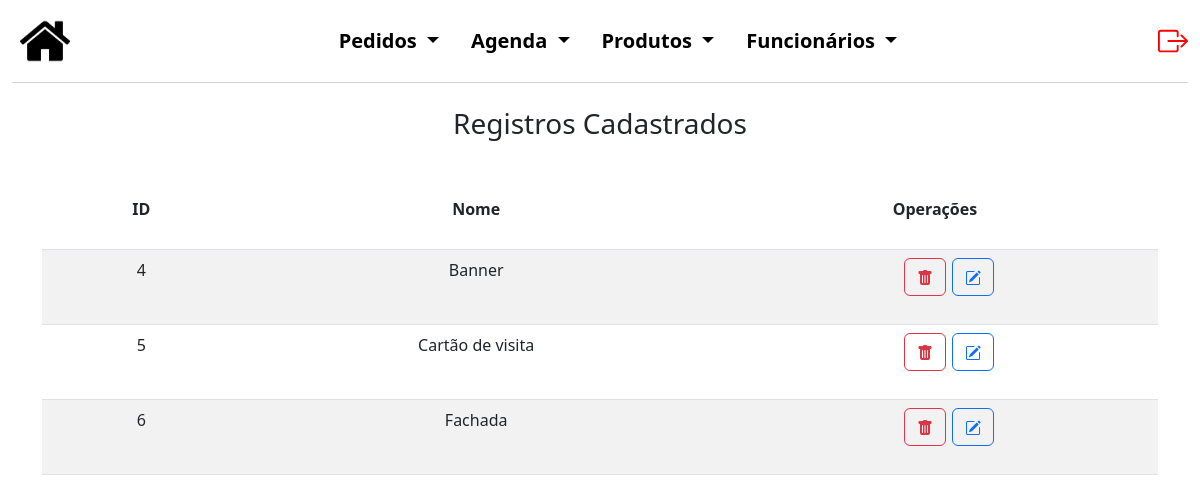
/produto/categoria.php (signed in), run on the app's committed database.
### tables this page shows
CREATE TABLE `categoria` (
  `codCat` int(5) NOT NULL,
  `nome` varchar(50) NOT NULL
);

### produto/categoria.php (the view, shortened to what this page needs)
<?php
$conexao = novaConexao();
$registros = [];
$erro = false;
try {
    $sql = "SELECT * FROM categoria";
    $stmt = $conexao->prepare($sql);
    $stmt->execute();
    $registros = $stmt->fetchAll(PDO::FETCH_ASSOC);
} catch (PDOException $e) {
    $erro = true;
    echo "Erro: " . $e->getMessage();
}
?>
<!DOCTYPE html>
<html lang="pt-BR">
<head>
    <link href="https://cdn.jsdelivr.net/npm/bootstrap@5.3.0/dist/css/bootstrap.min.css" rel="stylesheet">
    <link rel="stylesheet" href="../style.css">
</head>
<body>
    <div class="container-fluid cabecalho">
        <nav class="navbar navbar-light navbar-expand-md" style="background-color: #FFFF;">
            <a class="nav justify-content-start m-2" href="../admInicial.php">
                <img src="../img/back.png">
            </a>
            <div class="collapse navbar-collapse justify-content-center" id="navegacao">
                <ul class="nav nav-pills justify-content-center listas">
                    <li class="nav-item dropdown">
                        <a class="nav-link dropdown-toggle cor_fonte" href="#" id="navbarDropdownMenuLink"
                            data-bs-toggle="dropdown" aria-haspopup="true" aria-expanded="false">
                            Pedidos
                        </a>
                    </li>
                    <li class="nav-item dropdown">
                        <a class="nav-link dropdown-toggle cor_fonte" href="#" id="navbarDropdownMenuLink"
                            data-bs-toggle="dropdown" aria-haspopup="true" aria-expanded="false">
                            Agenda
                        </a>
                    </li>
                    <li class="nav-item dropdown">
                        <a class="nav-link dropdown-toggle cor_fonte" href="#" id="navbarDropdownMenuLink"
                            data-bs-toggle="dropdown" aria-haspopup="true" aria-expanded="false">
                            Produtos
                        </a>
                    </li>
                    <li class="nav-item dropdown">
                        <a class="nav-link dropdown-toggle cor_fonte" href="#" id="navbarDropdownMenuLink"
                            data-bs-toggle="dropdown" aria-haspopup="true" aria-expanded="false">
                            Funcionários
                        </a>
                    </li>
                </ul>
            </div>
            <a href="../logout.php" class="nav-link justify-content-end" style="color: red;">
            </a>
        </nav>
    </div>
    <h3 class="text-center mb-5">Registros Cadastrados</h3>
    <?php if ($erro): ?>
        <div class="alert alert-danger" role="alert">
            Não foi possível carregar os dados.
        </div>
    <?php else: ?>
        <div class="container consContainer">
            <table class="table table-striped">
                <thead>
                    <tr>
                        <th>
                            <div class="row justify-content-center text-center titleCons">
                                ID
                            </div>
                        </th>
                        <th>
                            <div class="row justify-content-center text-center titleCons">
                                Nome
                            </div>
                        </th>
                        <th>
                            <div class="row justify-content-center text-center titleCons">
                                Operações
                            </div>
                        </th>
                    </tr>
                </thead>
                <tbody>
                    <?php foreach ($registros as $registro): ?>
                        <tr>
                            <td>
                                <div class="row justify-content-center registro">
                                    <?php echo ($registro['codCat']); ?>
                                </div>
                            </td>
                            <td>
                                <div class="row justify-content-center registro">
                                    <?php echo ($registro['nome']); ?>
                                </div>
                            </td>
                            <td>
                                <div class="row text-center justify-content-center operacoes">
                                    <div class="col-1 oprBtn">
                                        <form method="POST">
                                            <button type="submit" name="delete" class="btn btn-outline-danger">
                                            </button>
                                        </form>
                                    </div>
                                    <div class="col-1 oprBtn">
                                        <form method="POST">
                                            <button type="submit" name="edit" class="btn btn-outline-primary">
                                            </button>
                                        </form>
                                    </div>
                                </div>
                            </td>
                        </tr>
                    <?php endforeach; ?>
                </tbody>
            </table>
        </div>
    <?php endif; ?>
</body>
</html>

### style.css (style rules this page uses)
.cabecalho { margin-bottom: 2%; }
.cor_fonte { color: black; font-weight: bold; text-decoration: none; font-size: 20px; }
.cabecalho img { height: 50px; }
#navbarDropdownMenuLink { background-color: #ffffff; }
nav { border-bottom: 1px solid rgb(210, 211, 211); }
.nav-item.dropdown .nav-link { color: black }
.row { margin-bottom: 20px; }
.consContainer { width: 100%; }
.titleCons { margin-left: 15px; margin-right: 15px; }
.oprBtn { margin-left: 5px; margin-right: 5px; }
.registro { margin-left: 10px; margin-right: 10px }

### data on the page
categoria: codCat "4", nome "Banner"
categoria: codCat "5", nome "Cartão de visita"
categoria: codCat "6", nome "Fachada"
